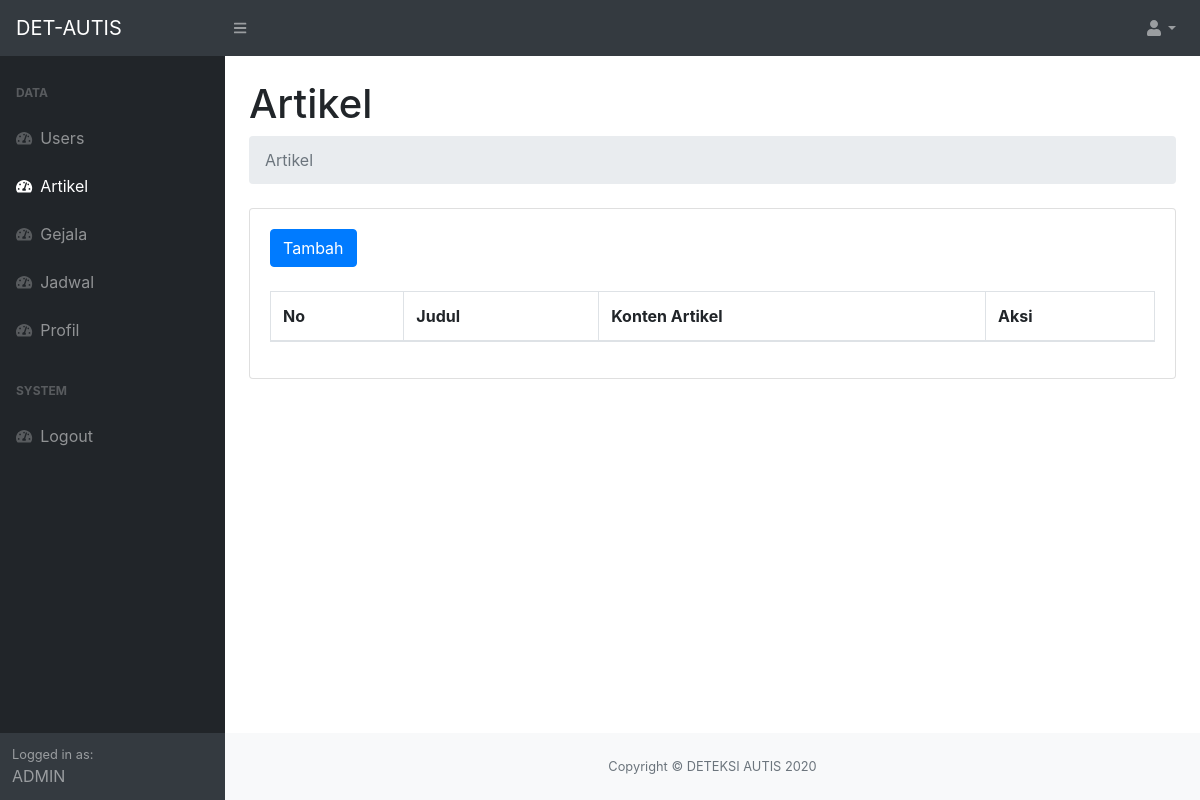
Page /admin/index.php?page=artikel (signed in) on the earlier database version.
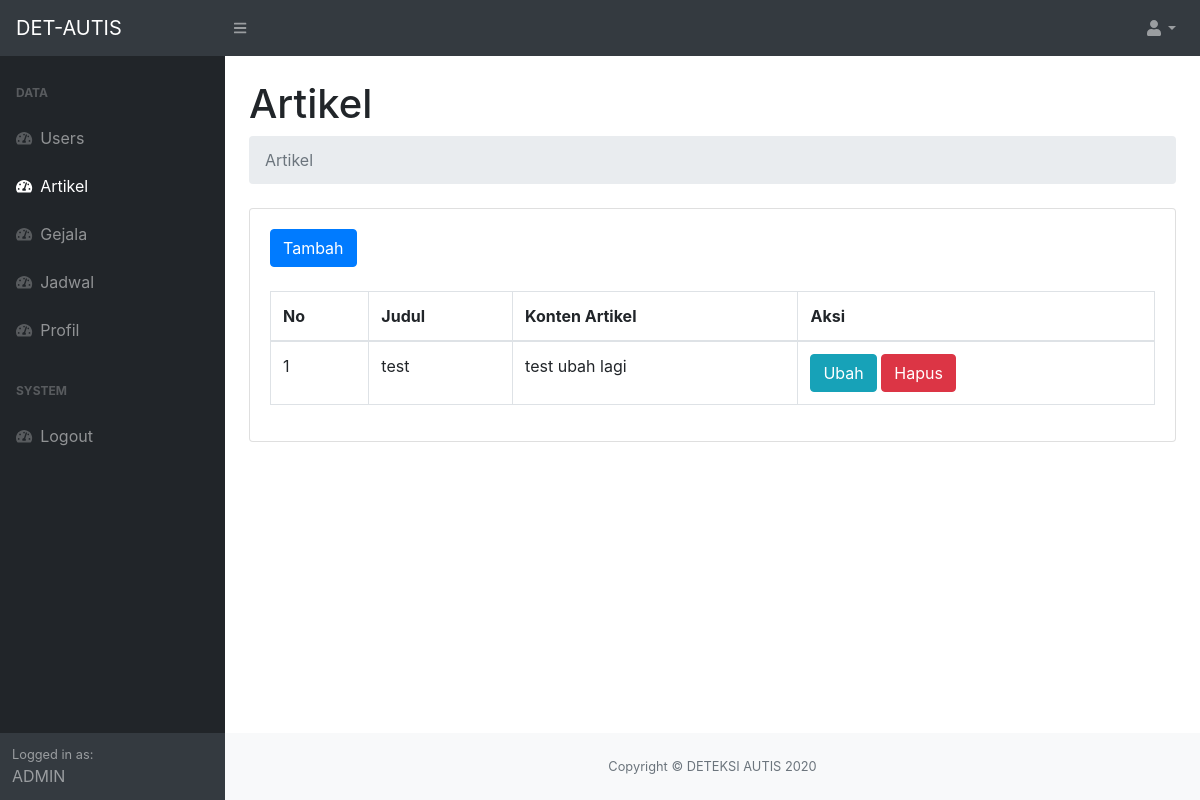
Same page on the later database version.
### tables this page shows
CREATE TABLE `artikel` (
  `id` int(11) NOT NULL,
  `judul` varchar(128) NOT NULL,
  `isi` text NOT NULL
);

### admin/Artikel/index.php (the view, shortened to what this page needs)
<div class="container-fluid">
    <h1 class="mt-4">Artikel</h1>
    <ol class="breadcrumb mb-4">
        <li class="breadcrumb-item active">Artikel</li>
    </ol>
    <div class="card mb-4">
        <div class="card-body">
            <a href="?page=artikel-tambah" class="btn btn-primary mb-4">Tambah</a>
            <div class="table-responsive">
                <table class="table table-bordered" id="dataTable" width="100%" cellspacing="0">
                    <thead>
                        <tr>
                            <th>No</th>
                            <th>Judul</th>
                            <th>Konten Artikel</th>
                            <th>Aksi</th>
                        </tr>
                    </thead>
                    <tbody>
                        <?php $getArtikel = $koneksi->query("SELECT * FROM artikel") ?>
                        <?php $no = 1;
                        while ($dataArtikel = $getArtikel->fetch_assoc()) : ?>
                            <tr>
                                <td><?= $no ?></td>
                                <td><?= $dataArtikel['judul'] ?></td>
                                <td><?= $dataArtikel['isi'] ?></td>
                                <td>
                                    <a href="index.php?page=artikel-ubah&id=<?= $dataArtikel['id'] ?>" class="btn btn-info">Ubah</a>
                                    <a href="index.php?page=artikel-hapus&id=<?= $dataArtikel['id'] ?>" class="btn btn-danger" onclick="return confirm('Hapus Data?')">Hapus</a>
                                </td>
                            </tr>
                        <?php $no++;
                        endwhile ?>
                    </tbody>
                </table>
            </div>
        </div>
    </div>
</div>

Differences in the rows shown:
added artikel: judul "test", isi "test ubah lagi"
